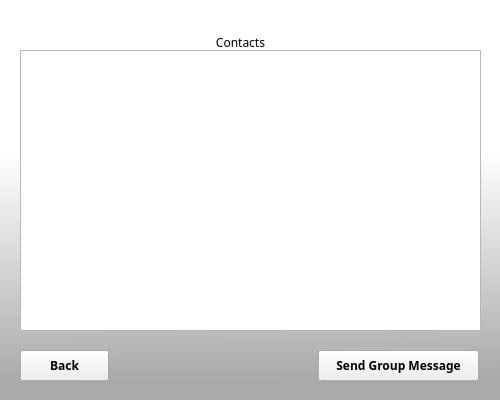
<?xml version="1.0" encoding="UTF-8"?>
<ui version="4.0">
 <class>ContactsWindow</class>
 <widget class="QWidget" name="ContactsWindow">
  <property name="geometry">
   <rect>
    <x>0</x>
    <y>0</y>
    <width>500</width>
    <height>400</height>
   </rect>
  </property>
  <property name="windowTitle">
   <string>Form</string>
  </property>
  <property name="styleSheet">
   <string notr="true">#ContactsWindow {background-color: qlineargradient(spread:pad, x1:0.512, y1:1, x2:0.503, y2:0.306727, stop:0.0696517 rgba(169, 169, 169, 255), stop:0.890547 rgba(255, 255, 255, 255));}

#stackedWidget{ background-color: rgba(1,1,1,0);}</string>
  </property>
  <widget class="QStackedWidget" name="stackedWidget">
   <property name="geometry">
    <rect>
     <x>0</x>
     <y>0</y>
     <width>500</width>
     <height>400</height>
    </rect>
   </property>
   <widget class="QWidget" name="page">
    <property name="styleSheet">
     <string notr="true">#stackedWidget {background-color: rgba(1,1,1,0);}</string>
    </property>
    <widget class="QPushButton" name="ContactsBackButton">
     <property name="geometry">
      <rect>
       <x>20</x>
       <y>350</y>
       <width>89</width>
       <height>31</height>
      </rect>
     </property>
     <property name="font">
      <font>
       <family>AnjaliOldLipi</family>
       <weight>75</weight>
       <bold>true</bold>
      </font>
     </property>
     <property name="text">
      <string>Back</string>
     </property>
    </widget>
    <widget class="QPushButton" name="SendGMssgButton">
     <property name="geometry">
      <rect>
       <x>318</x>
       <y>350</y>
       <width>161</width>
       <height>31</height>
      </rect>
     </property>
     <property name="font">
      <font>
       <family>AnjaliOldLipi</family>
       <weight>75</weight>
       <bold>true</bold>
      </font>
     </property>
     <property name="text">
      <string>Send Group Message</string>
     </property>
    </widget>
    <widget class="QLabel" name="ContactsTitle">
     <property name="geometry">
      <rect>
       <x>170</x>
       <y>10</y>
       <width>141</width>
       <height>41</height>
      </rect>
     </property>
     <property name="font">
      <font>
       <family>AnjaliOldLipi</family>
       <italic>false</italic>
      </font>
     </property>
     <property name="styleSheet">
      <string notr="true">#label {font-size: 25px;}</string>
     </property>
     <property name="text">
      <string>Contacts</string>
     </property>
     <property name="alignment">
      <set>Qt::AlignBottom|Qt::AlignHCenter</set>
     </property>
    </widget>
    <widget class="QPlainTextEdit" name="ContactDisplay">
     <property name="geometry">
      <rect>
       <x>20</x>
       <y>50</y>
       <width>461</width>
       <height>281</height>
      </rect>
     </property>
    </widget>
   </widget>
  </widget>
 </widget>
 <resources/>
 <connections/>
</ui>
